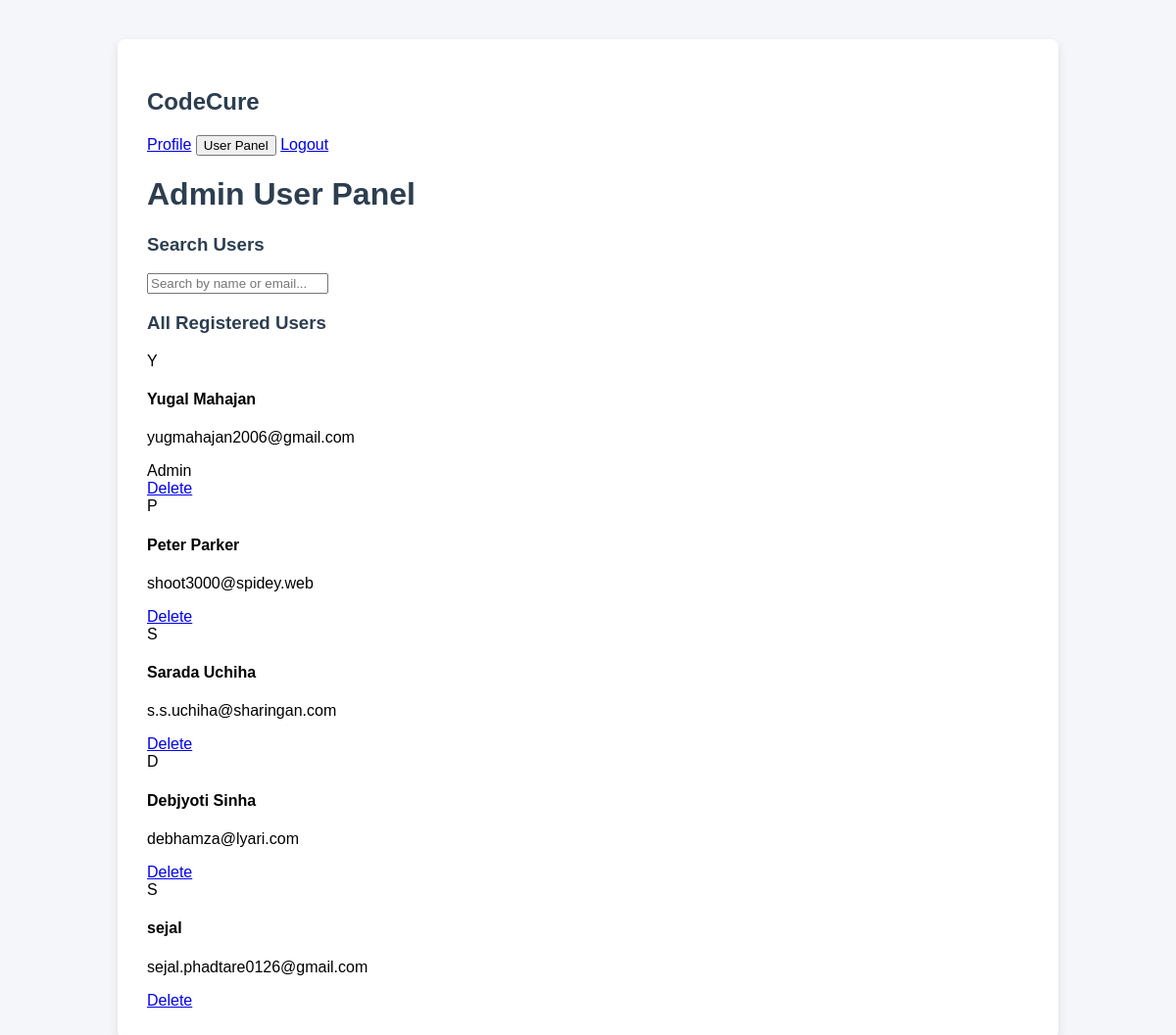
/admin/users (signed in), run on an earlier commit of the app's database.
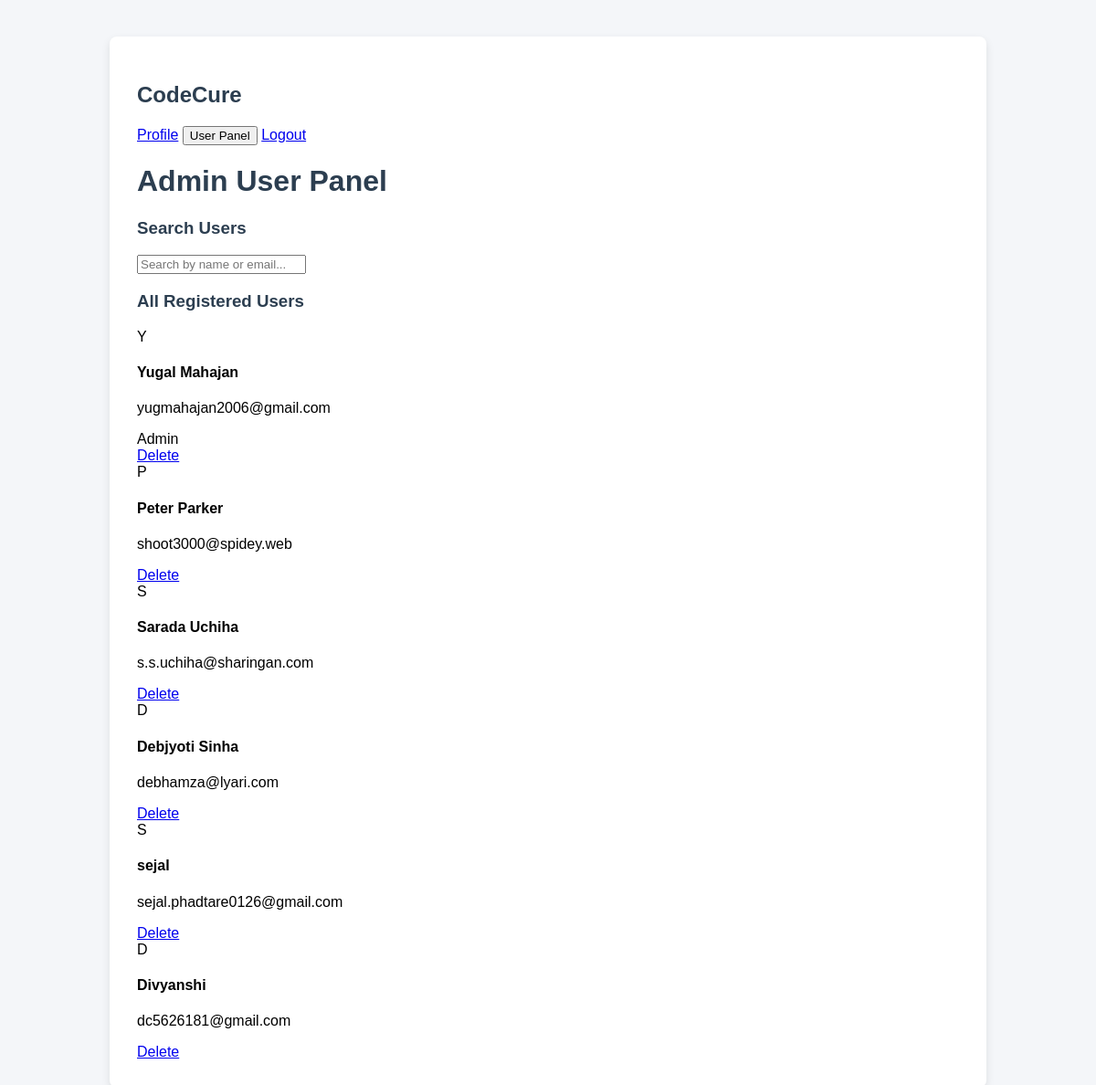
And on a later commit of the database.
### tables this page shows
CREATE TABLE users (
            id INTEGER PRIMARY KEY AUTOINCREMENT,
            email TEXT UNIQUE NOT NULL,
            password TEXT NOT NULL,
            name TEXT,
            is_admin INTEGER DEFAULT 0
        );

### app.py (the view)
@app.route("/admin/users")
@login_required
def admin_users():
    if not session.get("is_admin"):
        return redirect(url_for("login"))
    users = get_all_users()
    return render_template("admin_users.html", users=users)

### app.py (called while the page is built)
def login_required(f):
    @wraps(f)
    def decorated(*args, **kwargs):
        if "user" not in session:
            return redirect(url_for("login"))
        return f(*args, **kwargs)
    return decorated

@app.context_processor
def inject_user():
    user = session.get("user")
    avatar = None
    if user:
        avatar = generate_avatar(user.get("name"))
    return dict(current_user=user, avatar=avatar)

### backend/user_engine.py (called while the page is built)
def get_all_users():
    import sqlite3
    conn = sqlite3.connect(DB_PATH)
    cursor = conn.cursor()
    cursor.execute("SELECT id, name, email, is_admin FROM users")
    users = cursor.fetchall()
    conn.close()
    return users

### backend/utils.py (called while the page is built)
def generate_avatar(name):
    if not name:
        return "U"
    parts = name.strip().split()
    if len(parts) == 1:
        return parts[0][0].upper()
    return (parts[0][0] + parts[-1][0]).upper()

### templates/admin_users.html (shortened to what this page needs)
{% extends "base.html" %}
{% block content %}
<div class="dashboard-result-page">
    <div class="dashboard-wrapper">
        <aside class="patient-sidebar">
            <div class="logo-area">
                <h2 class="logo-text">
                    <span class="health">Code</span><span class="ai">Cure</span>
                </h2>
            </div>
            <nav class="action-nav">
                <a href="/profile" class="nav-btn">Profile</a>
                <button class="nav-btn active">User Panel</button>
                <a href="/logout" class="nav-btn">Logout</a>
            </nav>
        </aside>
        <main class="main-content">
            <div class="top-bar">
                <h1>Admin User Panel</h1>
            </div>
            <div class="glass-card">
                <h3>Search Users</h3>
                <input type="text" id="searchInput" placeholder="Search by name or email..." onkeyup="searchUsers()"
                    class="search-box">
            </div>
            <div class="glass-card">
                <h3>All Registered Users</h3>
                <div class="user-list" id="userList">
                    {% for user in users %}
                    <div class="user-card">
                        <div class="user-info">
                            <div class="user-avatar">
                                {{ user[1][0]|upper }}
                            </div>
                            <div>
                                <h4>{{ user[1] }}</h4>
                                <p>{{ user[2] }}</p>
                                {% if user[3] %}
                                <span class="admin-badge">Admin</span>
                                {% endif %}
                            </div>
                        </div>
                        <div class="user-actions">
                            <a href="/admin/delete_user/{{ user[0] }}" class="btn-danger"
                                onclick="return confirm('Delete this user?')">
                                Delete
                            </a>
                        </div>
                    </div>
                    {% endfor %}
                </div>
            </div>
        </main>
    </div>
</div>
{% endblock %}

What changed in the data, as far as the page shows it:
added users: name "D", name "Divyanshi", email "dc5626181@gmail.com"
